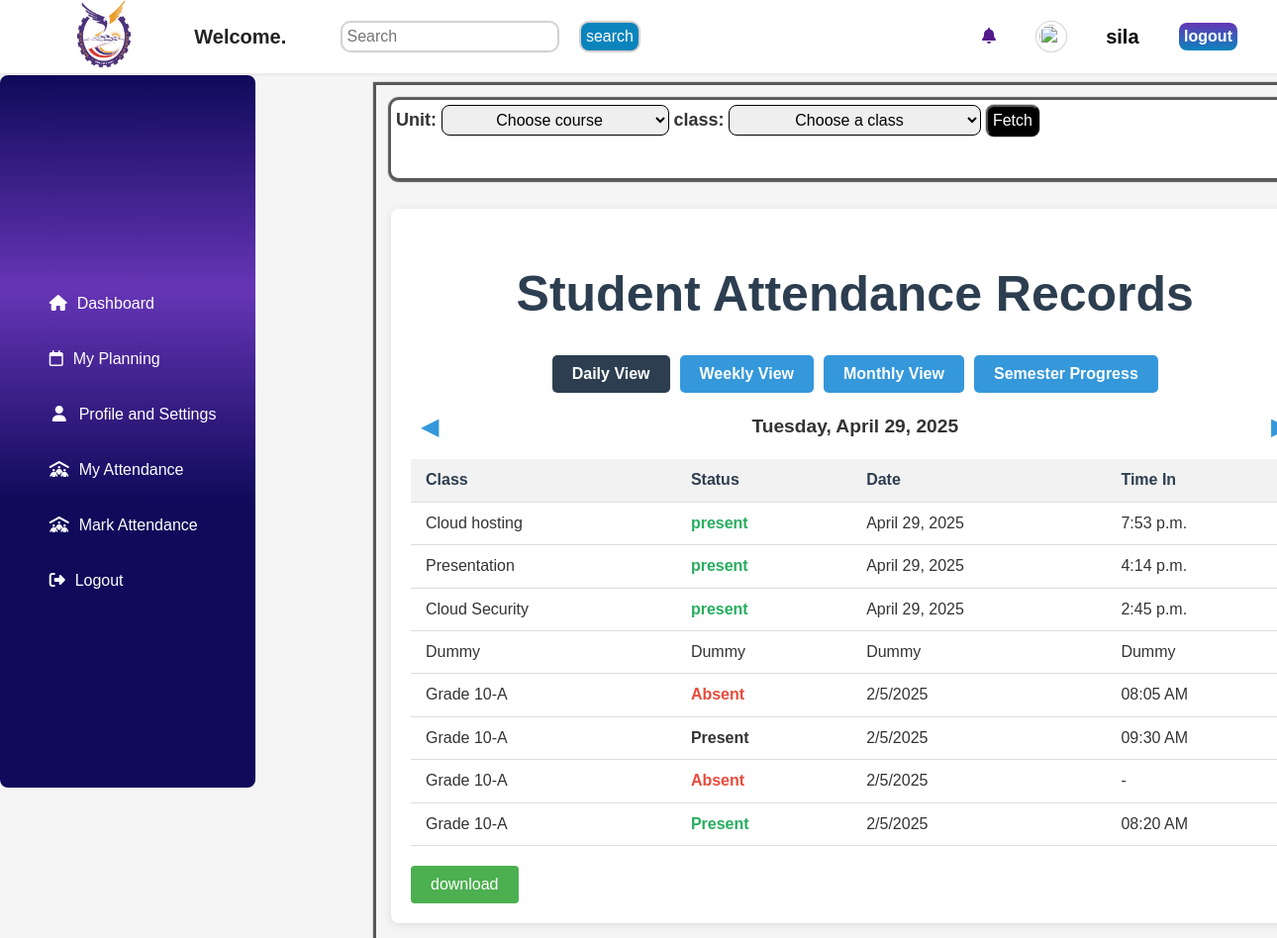
/myAttendance/j18-0982-2020/ (signed in), run on the app's committed database.
### coreApp/models.py (models this page shows, shortened)
class Attendance(models.Model):
    student = models.ForeignKey(StudentProfile, on_delete=models.CASCADE)
    class_name = models.CharField(max_length=200)
    date = models.DateField(auto_now_add=True)
    time = models.TimeField(auto_now_add=True)
    status = models.CharField(max_length=20, choices=[
        ('present', 'Present'),
        ('absent', 'Absent'),
    ], default='absent')

### coreApp/views.py (the view)
# urls.py: path('myAttendance/<str:username>/', views.myAttendance, name='myAttendance'),
def myAttendance(request, username):
    student = get_object_or_404(StudentProfile, username=username)
    attendance_records = Attendance.objects.filter(
        student=student
    ).order_by('-date', '-time')  # Newest records first
    context = {
        'student': student,
        'attendance_records': attendance_records,
    }
    return render(request, 'myAttendance.html', context)

### templates/myAttendance.html (shortened to what this page needs)
{% extends 'base.html' %}
{% load static %}
{% block css %}
    <link rel="stylesheet" href="{% static 'css/myAttendance.css' %}">
{% endblock css %}
{% block content %}
    <div class="studentQueries">
        <div class="heading">
            <div class="filters">
                <form action="">
                <label for="course">Unit: </label>
                <select name="course" id="">
                    <option value="" selected>Choose course</option>
                </select>
                <label for="course">class: </label>
                <select name="course" id="">
                    <option value="">Choose a class</option>
                </select>
                 <button type="submit">Fetch</button>
                </form>
            </div>
        </div>
    <div class="container">
        <h1>Student Attendance Records</h1>
        <div class="view-options">
            <button class="view-btn active" id="daily-btn">Daily View</button>
            <button class="view-btn" id="weekly-btn">Weekly View</button>
            <button class="view-btn" id="monthly-btn">Monthly View</button>
            <button class="view-btn" id="semester-btn">Semester Progress</button>
        </div>
        <div class="date-navigation">
            <button class="nav-btn" id="prev-btn">&#9664;</button>
            <div class="current-period" id="current-period">Monday, May 15, 2023</div>
            <button class="nav-btn" id="next-btn">&#9654;</button>
        </div>
        <div id="daily-view">
            <table>
                <thead>
                    <tr>
                        <th>Class</th>
                        <th>Status</th>
                        <th>Date</th>
                        <th>Time In</th>
                    </tr>
                </thead>
                <tbody>
                    {% for record in attendance_records %}
                    <tr>
                        <td>{{record.class_name}}</td>
                        <td class="status-cell present">{{record.status}}</td>
                        <td>{{record.date}}</td>
                        <td>{{record.time}}</td>
                    </tr>
                    {% endfor %}
                    <tr>
                        <td>Dummy</td>
                        <td>Dummy</td>
                        <td>Dummy</td>
                        <td>Dummy</td>
                    </tr>
                    <tr>
                        <td>Grade 10-A</td>
                        <td class="status-cell absent">Absent</td>
                        <td>2/5/2025</td>
                        <td>08:05 AM</td>
                    </tr>
                    <tr>
                        <td>Grade 10-A</td>
                        <td class="status-cell Present">Present</td>
                        <td>2/5/2025</td>
                        <td>09:30 AM</td>
                    </tr>
                    <tr>
                        <td>Grade 10-A</td>
                        <td class="status-cell absent">Absent</td>
                        <td>2/5/2025</td>
                        <td>-</td>
                    </tr>
                    <tr>
                        <td>Grade 10-A</td>
                        <td class="status-cell present">Present</td>
                        <td>2/5/2025</td>
                        <td>08:20 AM</td>
                    </tr>
                </tbody>
            </table>
        </div>
        <button class="btn-download">download</button>
    </div>
</body>
</html>
{% endblock content %}

### templates/base.html (shortened to what this page needs)
{% load static %}
<!DOCTYPE html>
<html lang="en">
<head>
    <link rel="stylesheet" href="{% static 'css/home.css' %}">
    <link rel="stylesheet" href="{% static 'css/profile.css' %}">
    {% block css %}
    {% endblock css %}
    <link rel="stylesheet" href="{% static 'css/dashboard.css' %}">
    <link rel="stylesheet" href="https://cdnjs.cloudflare.com/ajax/libs/font-awesome/6.4.0/css/all.min.css">
    <link href="https://cdn.jsdelivr.net/npm/fullcalendar@5.11.3/main.min.css" rel="stylesheet">
</head>
<body>
    <section id="body-section">
        <section id="section-heading">
            <div class="heading-container">
                <div class="left">
                    <a href="{% url 'home' %}" class="logo"><img src="{% static '/images/logo.png' %}" alt=""></a>
                    <h2>Welcome.</h2>
                    <form action="" method="post">
                        <input type="search" name="" id="" placeholder="Search">
                        <input type="submit" value="search">
                    </form>
                </div>
                {% if user.is_authenticated %}
                    <div class="right">
                        <a href="" ><i class="fa-solid fa-bell"></i></a>
                        <img src="{{ user.image.url }}" alt="">
                        <h3>{{ user.username }}</h3>
                        <a href="{% url 'logout' %}" class="logout">logout</a>
                    </div>
                {% else %}
                <div class="right no-login">
                    <a href="{% url 'home' %}">Home</a>
                    <a href="{% url 'login' %}">Login</a>
                    <a href="{% url 'register' %}">Register</a>
                </div>
                {% endif %}
            </div>
        </section>
        <section class="section-2">
            <section class="side-nav">
                <div>
                    <ul>
                        <li><a href="{% url 'dashboard' %}"><i class="fas fa-home"></i></i>Dashboard</a></li>
                        <li><a href="{% url 'planning' %}"><i class="fa-regular fa-calendar"></i>My Planning</a></li>
                        <li><a href="{% url 'profile' user.username %}"><i class="fa fa-fw fa-user"></i>Profile and Settings</a></li>
                        <li><a href="{% url 'myAttendance' user.username %}"><i class="fa-solid fa-people-roof"></i>My Attendance</a></li>
                        <li><a href="{% url 'markAttendance' %}"><i class="fa-solid fa-people-roof"></i>Mark Attendance</a></li>
                        {% if user.is_authenticated %}
                            <li><a href="{% url 'logout' %}"><i class="fa-solid fa-right-from-bracket"></i>Logout</a></li>
                        {% endif %}
                    </ul>
                </div>
            </section>
            <section class="features">
                {% block content %}
                {% endblock %}
</body>
</html>

### static/css/home.css (style rules this page uses)
html { line-height: 1.15; -webkit-text-size-adjust: 100%; }
body { margin: 0; }
h1 { font-size: 2em; margin: 0.67em 0; }
a { background-color: transparent; }
img { border-style: none; }
button, input, optgroup, select, textarea { font-family: inherit; font-size: 100%; line-height: 1.15; margin: 0; }
button, input { overflow: visible; }
button, select { text-transform: none; }
button, [type="button"], [type="reset"], [type="submit"] { -webkit-appearance: button; }
[type="search"] { -webkit-appearance: textfield; outline-offset: -2px; }
* { margin: 0; padding: 0; box-sizing: border-box; font-family: "Spartan", sans-serif; }
html { scroll-behavior: smooth; }
h1 { font-size: 50px; line-height: 64px; color: #222; }
h2 { font-size: 46px; line-height: 54px; color: #222; }
#body-section { height: auto; }
#section-heading { position: relative; }
#section-heading .heading-container { display: flex; justify-items: space-evenly; align-items: center; background-color: white; position: fixed; top: 0; left: 0; right: 0; z-index: 999; box-shadow: 0 0 2px 2px rgb(235, 232, 232); }
#section-heading .heading-container .left { display: flex; justify-content: space-between; align-items: center; width: 50%; }
#section-heading .heading-container .left .logo { margin-left: 70px; }
#section-heading .heading-container .left .logo img { width: 70px; height: 70px; }
#section-heading .heading-container .left input { border: none; border-radius: 8px; padding: 5px; box-shadow: 0 0 1px 2px rgb(211, 207, 207); transition: 0.5s; }
#section-heading .heading-container .left input[type="search"] { margin-right: 20px; }
#section-heading .heading-container .left input[type="submit"] { background-color: rgb(11, 132, 189); color: white; cursor: pointer; }
#section-heading .heading-container .right { display: flex; justify-content: space-between; align-items: center; width: 20%; position: absolute; right: 40px; }
#section-heading .heading-container .right a { text-decoration: none; font-size: 16px; font-weight: 600; }
#section-heading .heading-container .right a.logout { color: #fff; background-image: linear-gradient(to top, rgb(11, 132, 189), rgb(102, 53, 182)); border-radius: 8px; padding: 5px; text-align: center; transition: 1s; }
#section-heading .heading-container .right h3 { text-decoration: none; font-size: 16px; font-weight: 600; color: black; }
#section-heading .heading-container .right img { width: 50px; height: 50px; box-shadow: 0 0 1px 1px rgb(211, 207, 207); border-radius: 50%; padding: 3px; }
.section-2 { display: flex; align-items: center; justify-content: center; width: 100%; position: relative; }
.section-2 .side-nav { background-image: linear-gradient(to top, rgb(15, 10, 90) 40%, rgb(102, 53, 182), rgb(15, 10, 90)); width: 20%; height: 90vh; position: fixed; top: 76px; left: 0; z-index: 999; border-radius: 8px; display: flex; justify-content: center; align-items: center; }
.side-nav li { padding: 20px 0 0; margin-left: 0px; position: relative; list-style: none; }
.side-nav li a { text-decoration: none; font-size: 15; font-weight: 400; color: #fff; font-weight: 400; text-align: center; transform: scale(1.15); }
.side-nav li a i { margin: 10px; }
.section-2 .features { display: flex; justify-content: center; align-items: center; width: 75%; position: absolute; top: 76px; left: 350px; margin-top: 10px; margin-bottom: 10px; margin-left: 30px; }

### data on the page
Attendance: class_name "Cloud hosting", status "present", date "April 29, 2025", time "7:53 p.m."
Attendance: class_name "Presentation", status "present", date "April 29, 2025", time "4:14 p.m."
Attendance: class_name "Cloud Security", status "present", date "April 29, 2025", time "2:45 p.m."

### other printed values
{{ user.username }} "sila"
